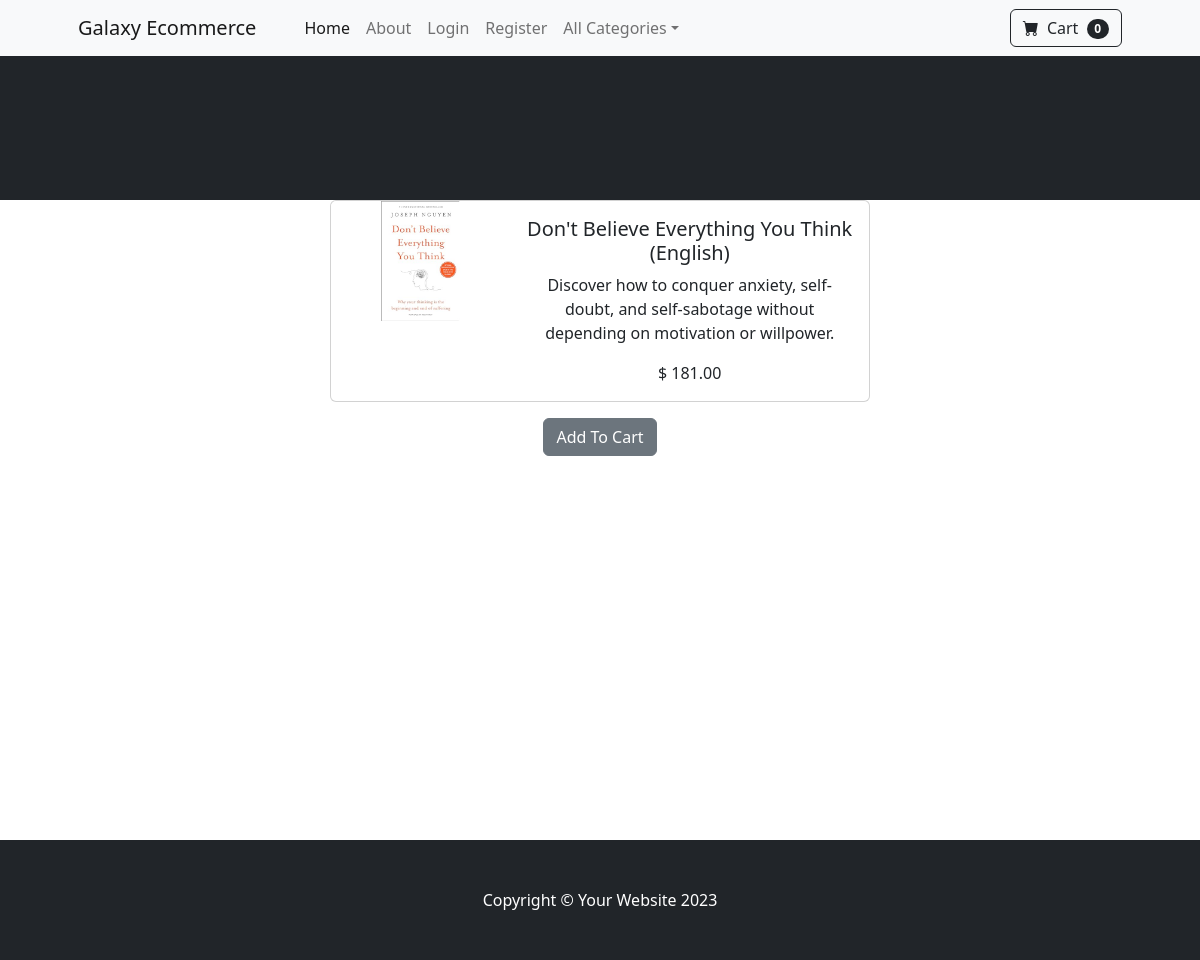
Page /view_product/4 on the committed database.
### store/models.py (models this page shows, shortened)
class Product(models.Model):
    name = models.CharField(max_length = 50)
    price = models.DecimalField(default = 0 , decimal_places = 2, max_digits = 6)
    category = models.ForeignKey(Catergory, on_delete = models.CASCADE, default =1)
    description = models.CharField(max_length = 500, default ='', blank = True, null = True)
    image = models.ImageField(upload_to = 'upload/product/')
    on_sale = models.BooleanField(default = False)
    sale_price = models.DecimalField(default = 0, decimal_places  =2, max_digits = 6)

### store/views.py (the view)
# urls.py: path('view_product/<int:pk>', views.view_product, name = 'view_product'),
def view_product(request, pk):
    product = Product.objects.get(id = pk)
    return render(request, 'view_product.html',{"product":product })

### cart/context_processors.py (called while the page is built)
def cart(request):
    return {'cart': Cart(request)}

### store/templates/view_product.html (shortened to what this page needs)
{% extends 'base.html'%}
{% block content%}
<center class="container">
    <div class="card mb-3" style="max-width: 540px;">
        <div class="row g-0">
        <div class="col-md-4">
            <img src="{{product.image.url}}" class="img-fluid rounded-start" alt="...">
        </div>
        <div class="col-md-8">
            <div class="card-body">
            <h5 class="card-title">{{product.name}}</h5>
            <p class="card-text">{{product.description}}</p>
            {%if on_sale %}
            <p class="card-text">$ {{product.sale_price}}</p>
            {% else %}
            <p class="card-text">$ {{product.price}}</p>
            {% endif %}
            </div>
        </div>
        </div>
    </div>
    <button class="btn btn-secondary" type = "button" value = "{{product.id}}" id = "add-cart">Add To Cart</button>
</center>
<br></br>
<br></br>
<br></br>
<br></br>
<br></br>
<br></br>
<br></br>
<br></br>
{% endblock%}

### rows in the picture
Product: image (picture), name "Don't Believe Everything You Think (English)", description "Discover how to conquer anxiety, self-doubt, and self-sabotage without depending on motivation or willpower.", price "181.00"
